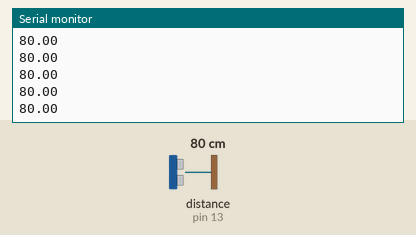
A sketch run on a simulated Arduino Uno, built with avr-gcc and run on an emulated ATmega328P. Shown: the last lines printed to the serial monitor. Inputs (shaded band) come from the test bench; at power-on: distance to the obstacle (sensor on pin 13) 80 cm. The echo pulse lasts 58.3 µs per cm.

Above: at 1.2 s.
1.3 s: distance to the obstacle (sensor on pin 13) set to 2 cm
At 2.2 s:
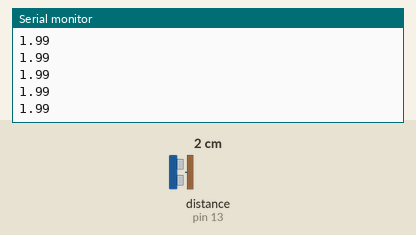
2.8 s: distance to the obstacle (sensor on pin 13) set to 4 cm
At 3.7 s:
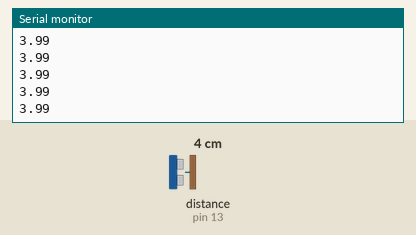
Timing chart, 0 to 5.8 s (numbered marks = the images above; inputs shaded):
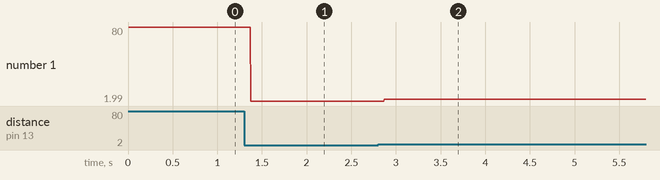

The sketch:

ArduinoCode.ino
```cpp
#include <Ultrasonic.h>

#define TRIGGER_PIN  12
#define ECHO_PIN     13

Ultrasonic ultrasonic(TRIGGER_PIN, ECHO_PIN);

void setup()
  {
  Serial.begin(9600);
  }

void loop()
  {
  float cmMsec;
  long microsec = ultrasonic.timing();
  cmMsec = ultrasonic.convert(microsec, Ultrasonic::CM);
  Serial.println(cmMsec);
  }
```

Measured:
- after the input at 1.3 s, the serial monitor: prints a new line after 0.07 s (image 1)
- after the input at 2.8 s, the serial monitor: prints a new line after 0.07 s (image 2)
- plotted number 1: 80 → 1.99 after the input at 1.3 s, 1.99 → 3.9 after the input at 2.8 s
